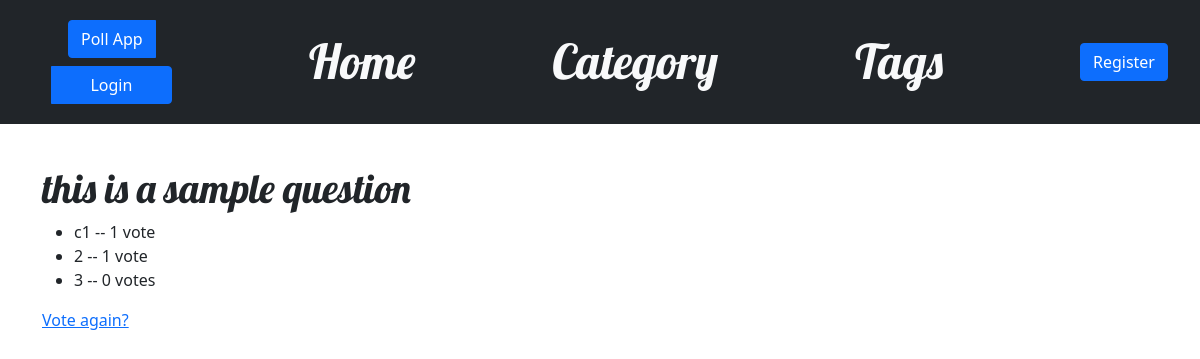
Page /polls/this-is-a-sample-question/results/ on the earlier database version.
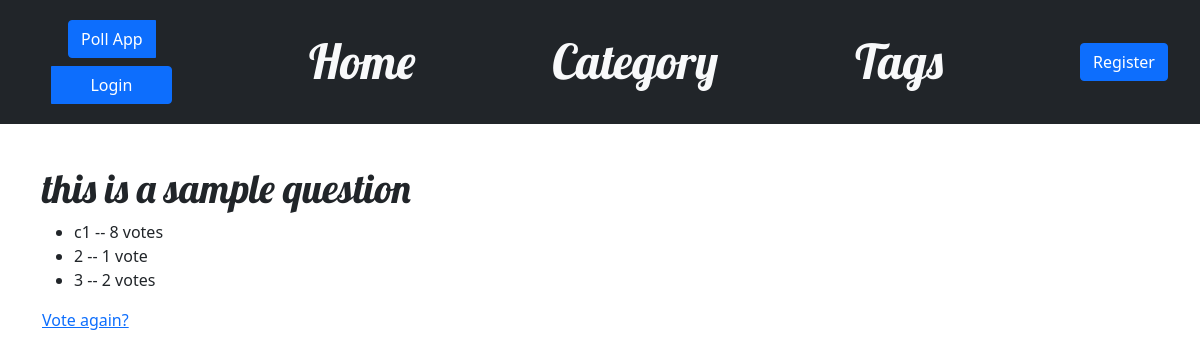
Same page on the later database version.
### polls/models.py (models this page shows, shortened)
class Choice(models.Model):
    question = models.ForeignKey(Question, on_delete=models.CASCADE)
    choice_text = models.CharField(max_length=200)
    votes = models.IntegerField(default=0)

### polls/views.py (the view)
# urls.py: path("<que_slug>/results/", views.ResultsView.as_view(), name="results"),
class ResultsView(generic.DetailView,LoginRequiredMixin):
    model = Question
    template_name = "polls/results.html"
    slug_field = 'que_slug'
    slug_url_kwarg = 'que_slug'

### polls/templates/polls/results.html
{% extends 'blog/base.html' %}
{% load static %}
{%block content%}
<h1>{{ question.question_text }}</h1>
<ul>
{% for choice in question.choice_set.all %}
    <li>{{ choice.choice_text }} -- {{ choice.votes }} vote{{ choice.votes|pluralize }}</li>
{% endfor %}
</ul>
<a href="{% url 'polls:detail' question.que_slug %}">Vote again?</a>
{%endblock%}

Differences in the rows shown:
changed Choice (number 1 of 3 on the later page): votes "1" → "8"
changed Choice (number 3 of 3 on the later page): votes "0" → "2"
